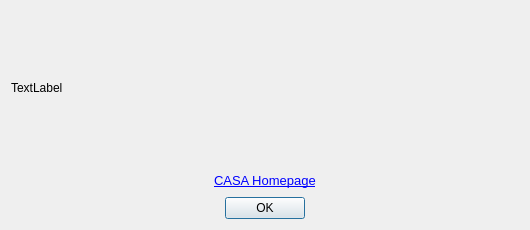
<?xml version="1.0" encoding="UTF-8"?>
<ui version="4.0">
 <class>AboutDialogClass</class>
 <widget class="QDialog" name="AboutDialogClass">
  <property name="geometry">
   <rect>
    <x>0</x>
    <y>0</y>
    <width>530</width>
    <height>230</height>
   </rect>
  </property>
  <property name="windowTitle">
   <string>About the Viewer</string>
  </property>
  <layout class="QVBoxLayout" name="verticalLayout">
   <item>
    <widget class="QLabel" name="aboutLabel">
     <property name="sizePolicy">
      <sizepolicy hsizetype="MinimumExpanding" vsizetype="MinimumExpanding">
       <horstretch>0</horstretch>
       <verstretch>0</verstretch>
      </sizepolicy>
     </property>
     <property name="text">
      <string>TextLabel</string>
     </property>
    </widget>
   </item>
   <item>
    <layout class="QHBoxLayout" name="horizontalLayout_3">
     <item>
      <spacer name="horizontalSpacer">
       <property name="orientation">
        <enum>Qt::Horizontal</enum>
       </property>
       <property name="sizeHint" stdset="0">
        <size>
         <width>40</width>
         <height>20</height>
        </size>
       </property>
      </spacer>
     </item>
     <item>
      <widget class="QLabel" name="label">
       <property name="text">
        <string>&lt;!DOCTYPE HTML PUBLIC &quot;-//W3C//DTD HTML 4.0//EN&quot; &quot;http://www.w3.org/TR/REC-html40/strict.dtd&quot;&gt;
&lt;html&gt;&lt;head&gt;&lt;meta name=&quot;qrichtext&quot; content=&quot;1&quot; /&gt;&lt;style type=&quot;text/css&quot;&gt;
p, li { white-space: pre-wrap; }
&lt;/style&gt;&lt;/head&gt;&lt;body style=&quot; font-family:'Sans Serif'; font-size:10pt; font-weight:400; font-style:normal;&quot;&gt;
&lt;table style=&quot;-qt-table-type: root; margin-top:4px; margin-bottom:4px; margin-left:4px; margin-right:4px;&quot;&gt;
&lt;tr&gt;
&lt;td style=&quot;border: none;&quot;&gt;
&lt;p style=&quot; margin-top:0px; margin-bottom:0px; margin-left:0px; margin-right:0px; -qt-block-indent:0; text-indent:0px;&quot;&gt;&lt;a href=&quot;http://casa.nrao.edu/&quot;&gt;&lt;span style=&quot; text-decoration: underline; color:#0000ff;&quot;&gt;CASA Homepage&lt;/span&gt;&lt;/a&gt;&lt;/p&gt;&lt;/td&gt;&lt;/tr&gt;&lt;/table&gt;&lt;/body&gt;&lt;/html&gt;</string>
       </property>
       <property name="textFormat">
        <enum>Qt::RichText</enum>
       </property>
       <property name="alignment">
        <set>Qt::AlignCenter</set>
       </property>
       <property name="openExternalLinks">
        <bool>true</bool>
       </property>
      </widget>
     </item>
     <item>
      <spacer name="horizontalSpacer_4">
       <property name="orientation">
        <enum>Qt::Horizontal</enum>
       </property>
       <property name="sizeHint" stdset="0">
        <size>
         <width>40</width>
         <height>20</height>
        </size>
       </property>
      </spacer>
     </item>
    </layout>
   </item>
   <item>
    <layout class="QHBoxLayout" name="horizontalLayout">
     <item>
      <spacer name="horizontalSpacer_3">
       <property name="orientation">
        <enum>Qt::Horizontal</enum>
       </property>
       <property name="sizeHint" stdset="0">
        <size>
         <width>40</width>
         <height>20</height>
        </size>
       </property>
      </spacer>
     </item>
     <item>
      <widget class="QPushButton" name="okButton">
       <property name="text">
        <string>OK</string>
       </property>
      </widget>
     </item>
     <item>
      <spacer name="horizontalSpacer_2">
       <property name="orientation">
        <enum>Qt::Horizontal</enum>
       </property>
       <property name="sizeHint" stdset="0">
        <size>
         <width>40</width>
         <height>20</height>
        </size>
       </property>
      </spacer>
     </item>
    </layout>
   </item>
  </layout>
 </widget>
 <layoutdefault spacing="6" margin="11"/>
 <resources>
  <include location="Feather.qrc"/>
 </resources>
 <connections/>
</ui>
